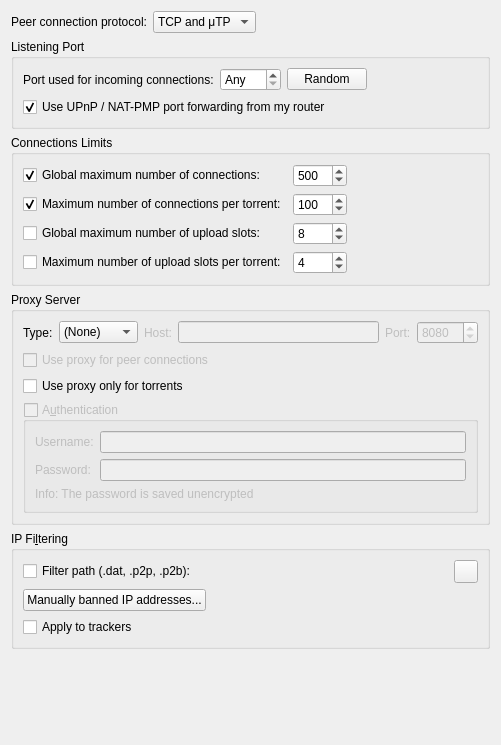
          <widget class="QWidget" name="scrollAreaWidgetContents_3">
           <property name="geometry">
            <rect>
             <x>0</x>
             <y>0</y>
             <width>501</width>
             <height>745</height>
            </rect>
           </property>
           <layout class="QVBoxLayout" name="verticalLayout_20">
            <item>
             <layout class="QHBoxLayout" name="horizontalLayout_12">
              <item>
               <widget class="QLabel" name="label_24">
                <property name="text">
                 <string>Peer connection protocol:</string>
                </property>
               </widget>
              </item>
              <item>
               <widget class="QComboBox" name="comboProtocol">
                <item>
                 <property name="text">
                  <string>TCP and μTP</string>
                 </property>
                </item>
                <item>
                 <property name="text">
                  <string notr="true">TCP</string>
                 </property>
                </item>
                <item>
                 <property name="text">
                  <string notr="true">μTP</string>
                 </property>
                </item>
               </widget>
              </item>
              <item>
               <spacer name="horizontalSpacer_23">
                <property name="orientation">
                 <enum>Qt::Horizontal</enum>
                </property>
                <property name="sizeHint" stdset="0">
                 <size>
                  <width>40</width>
                  <height>20</height>
                 </size>
                </property>
               </spacer>
              </item>
             </layout>
            </item>
            <item>
             <widget class="QGroupBox" name="ListeningPortBox">
              <property name="title">
               <string>Listening Port</string>
              </property>
              <layout class="QVBoxLayout" name="listeningPortLayout">
               <item>
                <layout class="QHBoxLayout" name="listeningPortLayout2">
                 <item>
                  <widget class="QLabel" name="lbl_ports">
                   <property name="text">
                    <string>Port used for incoming connections:</string>
                   </property>
                  </widget>
                 </item>
                 <item>
                  <widget class="QSpinBox" name="spinPort">
                   <property name="toolTip">
                    <string>Set to 0 to let your system pick an unused port</string>
                   </property>
                   <property name="specialValueText">
                    <string>Any</string>
                   </property>
                   <property name="maximum">
                    <number>65535</number>
                   </property>
                  </widget>
                 </item>
                 <item>
                  <widget class="QPushButton" name="randomButton">
                   <property name="text">
                    <string>Random</string>
                   </property>
                  </widget>
                 </item>
                 <item>
                  <spacer name="horizontalSpacer_4">
                   <property name="orientation">
                    <enum>Qt::Horizontal</enum>
                   </property>
                   <property name="sizeHint" stdset="0">
                    <size>
                     <width>40</width>
                     <height>20</height>
                    </size>
                   </property>
                  </spacer>
                 </item>
                </layout>
               </item>
               <item>
                <widget class="QCheckBox" name="checkUPnP">
                 <property name="text">
                  <string>Use UPnP / NAT-PMP port forwarding from my router</string>
                 </property>
                 <property name="checked">
                  <bool>true</bool>
                 </property>
                </widget>
               </item>
              </layout>
             </widget>
            </item>
            <item>
             <widget class="QGroupBox" name="nbConnecBox">
              <property name="title">
               <string>Connections Limits</string>
              </property>
              <layout class="QGridLayout" name="gridLayout">
               <item row="3" column="1">
                <widget class="QSpinBox" name="spinMaxUploadsPerTorrent">
                 <property name="maximum">
                  <number>500</number>
                 </property>
                 <property name="value">
                  <number>4</number>
                 </property>
                </widget>
               </item>
               <item row="1" column="0">
                <widget class="QCheckBox" name="checkMaxConnectionsPerTorrent">
                 <property name="text">
                  <string>Maximum number of connections per torrent:</string>
                 </property>
                 <property name="checked">
                  <bool>true</bool>
                 </property>
                </widget>
               </item>
               <item row="0" column="0">
                <widget class="QCheckBox" name="checkMaxConnections">
                 <property name="text">
                  <string>Global maximum number of connections:</string>
                 </property>
                 <property name="checked">
                  <bool>true</bool>
                 </property>
                </widget>
               </item>
               <item row="0" column="1">
                <widget class="QSpinBox" name="spinMaxConnec">
                 <property name="enabled">
                  <bool>true</bool>
                 </property>
                 <property name="minimum">
                  <number>2</number>
                 </property>
                 <property name="maximum">
                  <number>2000</number>
                 </property>
                 <property name="value">
                  <number>500</number>
                 </property>
                </widget>
               </item>
               <item row="1" column="1">
                <widget class="QSpinBox" name="spinMaxConnecPerTorrent">
                 <property name="minimum">
                  <number>2</number>
                 </property>
                 <property name="maximum">
                  <number>2000</number>
                 </property>
                 <property name="value">
                  <number>100</number>
                 </property>
                </widget>
               </item>
               <item row="3" column="0">
                <widget class="QCheckBox" name="checkMaxUploadsPerTorrent">
                 <property name="text">
                  <string>Maximum number of upload slots per torrent:</string>
                 </property>
                </widget>
               </item>
               <item row="2" column="0">
                <widget class="QCheckBox" name="checkMaxUploads">
                 <property name="text">
                  <string>Global maximum number of upload slots:</string>
                 </property>
                </widget>
               </item>
               <item row="2" column="1">
                <widget class="QSpinBox" name="spinMaxUploads">
                 <property name="maximum">
                  <number>2000</number>
                 </property>
                 <property name="value">
                  <number>8</number>
                 </property>
                </widget>
               </item>
               <item row="0" column="2">
                <spacer name="horizontalSpacer_3">
                 <property name="orientation">
                  <enum>Qt::Horizontal</enum>
                 </property>
                 <property name="sizeHint" stdset="0">
                  <size>
                   <width>40</width>
                   <height>20</height>
                  </size>
                 </property>
                </spacer>
               </item>
              </layout>
             </widget>
            </item>
            <item>
             <widget class="QGroupBox" name="groupProxy">
              <property name="enabled">
               <bool>true</bool>
              </property>
              <property name="title">
               <string>Proxy Server</string>
              </property>
              <layout class="QVBoxLayout" name="verticalLayout_29">
               <item>
                <layout class="QHBoxLayout" name="proxyTypeLayout">
                 <item>
                  <widget class="QLabel" name="ProxyType_lbl">
                   <property name="text">
                    <string>Type:</string>
                   </property>
                  </widget>
                 </item>
                 <item>
                  <widget class="QComboBox" name="comboProxyType">
                   <item>
                    <property name="text">
                     <string>(None)</string>
                    </property>
                   </item>
                   <item>
                    <property name="text">
                     <string>SOCKS4</string>
                    </property>
                   </item>
                   <item>
                    <property name="text">
                     <string>SOCKS5</string>
                    </property>
                   </item>
                   <item>
                    <property name="text">
                     <string>HTTP</string>
                    </property>
                   </item>
                  </widget>
                 </item>
                 <item>
                  <widget class="QLabel" name="lblProxyIP">
                   <property name="enabled">
                    <bool>false</bool>
                   </property>
                   <property name="text">
                    <string>Host:</string>
                   </property>
                  </widget>
                 </item>
                 <item>
                  <widget class="QLineEdit" name="textProxyIP">
                   <property name="enabled">
                    <bool>false</bool>
                   </property>
                  </widget>
                 </item>
                 <item>
                  <widget class="QLabel" name="lblProxyPort">
                   <property name="enabled">
                    <bool>false</bool>
                   </property>
                   <property name="text">
                    <string>Port:</string>
                   </property>
                  </widget>
                 </item>
                 <item>
                  <widget class="QSpinBox" name="spinProxyPort">
                   <property name="enabled">
                    <bool>false</bool>
                   </property>
                   <property name="minimum">
                    <number>1</number>
                   </property>
                   <property name="maximum">
                    <number>65535</number>
                   </property>
                   <property name="value">
                    <number>8080</number>
                   </property>
                  </widget>
                 </item>
                </layout>
               </item>
               <item>
                <widget class="QCheckBox" name="checkProxyPeerConnections">
                 <property name="enabled">
                  <bool>false</bool>
                 </property>
                 <property name="toolTip">
                  <string>Otherwise, the proxy server is only used for tracker connections</string>
                 </property>
                 <property name="text">
                  <string>Use proxy for peer connections</string>
                 </property>
                </widget>
               </item>
               <item>
                <widget class="QCheckBox" name="isProxyOnlyForTorrents">
                 <property name="toolTip">
                  <string>RSS feeds, search engine, software updates or anything else other than torrent transfers and related operations (such as peer exchanges) will use a direct connection</string>
                 </property>
                 <property name="text">
                  <string>Use proxy only for torrents</string>
                 </property>
                 <property name="checked">
                  <bool>false</bool>
                 </property>
                </widget>
               </item>
               <item>
                <widget class="QGroupBox" name="checkProxyAuth">
                 <property name="enabled">
                  <bool>false</bool>
                 </property>
                 <property name="title">
                  <string>A&amp;uthentication</string>
                 </property>
                 <property name="checkable">
                  <bool>true</bool>
                 </property>
                 <property name="checked">
                  <bool>false</bool>
                 </property>
                 <layout class="QVBoxLayout" name="verticalLayout_24">
                  <item>
                   <layout class="QGridLayout" name="gridLayout_12">
                    <item row="0" column="0">
                     <widget class="QLabel" name="lblProxyUsername">
                      <property name="text">
                       <string>Username:</string>
                      </property>
                     </widget>
                    </item>
                    <item row="0" column="1">
                     <widget class="QLineEdit" name="textProxyUsername"/>
                    </item>
                    <item row="1" column="0">
                     <widget class="QLabel" name="lblProxyPassword">
                      <property name="text">
                       <string>Password:</string>
                      </property>
                     </widget>
                    </item>
                    <item row="1" column="1">
                     <widget class="QLineEdit" name="textProxyPassword">
                      <property name="echoMode">
                       <enum>QLineEdit::Password</enum>
                      </property>
                     </widget>
                    </item>
                   </layout>
                  </item>
                  <item>
                   <widget class="QLabel" name="label_23">
                    <property name="text">
                     <string>Info: The password is saved unencrypted</string>
                    </property>
                   </widget>
                  </item>
                 </layout>
                </widget>
               </item>
              </layout>
             </widget>
            </item>
            <item>
             <widget class="QGroupBox" name="groupIPFilter">
              <property name="title">
               <string>IP Fi&amp;ltering</string>
              </property>
              <layout class="QVBoxLayout" name="verticalLayout_17">
               <item>
                <layout class="QHBoxLayout" name="horizontalLayout_11">
                 <item>
                  <widget class="QCheckBox" name="checkIPFilter">
                   <property name="text">
                    <string>Filter path (.dat, .p2p, .p2b):</string>
                   </property>
                  </widget>
                 </item>
                 <item>
                  <widget class="FileSystemPathLineEdit" name="textFilterPath" native="true"/>
                 </item>
                 <item>
                  <widget class="QToolButton" name="IpFilterRefreshBtn">
                   <property name="minimumSize">
                    <size>
                     <width>20</width>
                     <height>20</height>
                    </size>
                   </property>
                   <property name="toolTip">
                    <string>Reload the filter</string>
                   </property>
                  </widget>
                 </item>
                </layout>
               </item>
               <item>
                <widget class="QPushButton" name="banListButton">
                 <property name="sizePolicy">
                  <sizepolicy hsizetype="Fixed" vsizetype="Fixed">
                   <horstretch>0</horstretch>
                   <verstretch>0</verstretch>
                  </sizepolicy>
                 </property>
                 <property name="text">
                  <string>Manually banned IP addresses...</string>
                 </property>
                </widget>
               </item>
               <item>
                <widget class="QCheckBox" name="checkIpFilterTrackers">
                 <property name="text">
                  <string>Apply to trackers</string>
                 </property>
                </widget>
               </item>
              </layout>
             </widget>
            </item>
            <item>
             <spacer name="verticalSpacer_3">
              <property name="orientation">
               <enum>Qt::Vertical</enum>
              </property>
              <property name="sizeHint" stdset="0">
               <size>
                <width>20</width>
                <height>40</height>
               </size>
              </property>
             </spacer>
            </item>
           </layout>
          </widget>
